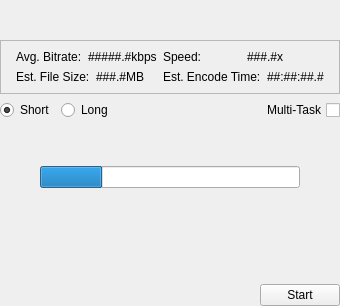
               <widget class="QWidget" name="benchmark_settings_page">
                <layout class="QVBoxLayout" name="verticalLayout_6">
                 <property name="leftMargin">
                  <number>0</number>
                 </property>
                 <property name="topMargin">
                  <number>0</number>
                 </property>
                 <property name="rightMargin">
                  <number>0</number>
                 </property>
                 <property name="bottomMargin">
                  <number>0</number>
                 </property>
                 <item>
                  <spacer name="verticalSpacer_4">
                   <property name="orientation">
                    <enum>Qt::Vertical</enum>
                   </property>
                   <property name="sizeHint" stdset="0">
                    <size>
                     <width>20</width>
                     <height>40</height>
                    </size>
                   </property>
                  </spacer>
                 </item>
                 <item>
                  <widget class="QFrame" name="frame_6">
                   <property name="frameShape">
                    <enum>QFrame::StyledPanel</enum>
                   </property>
                   <property name="frameShadow">
                    <enum>QFrame::Raised</enum>
                   </property>
                   <layout class="QGridLayout" name="gridLayout_8">
                    <item row="0" column="0">
                     <layout class="QGridLayout" name="gridLayout_7">
                      <property name="leftMargin">
                       <number>6</number>
                      </property>
                      <property name="rightMargin">
                       <number>6</number>
                      </property>
                      <item row="0" column="0">
                       <layout class="QHBoxLayout" name="horizontalLayout_13">
                        <item>
                         <widget class="QLabel" name="label_17">
                          <property name="text">
                           <string>Avg. Bitrate:</string>
                          </property>
                         </widget>
                        </item>
                        <item>
                         <widget class="QLabel" name="benchmark_avg_bitrate_label">
                          <property name="text">
                           <string>#####.#kbps</string>
                          </property>
                         </widget>
                        </item>
                       </layout>
                      </item>
                      <item row="0" column="1">
                       <layout class="QHBoxLayout" name="horizontalLayout_14">
                        <item>
                         <widget class="QLabel" name="label_18">
                          <property name="text">
                           <string>Speed:</string>
                          </property>
                         </widget>
                        </item>
                        <item>
                         <widget class="QLabel" name="benchmark_speed_label">
                          <property name="text">
                           <string>###.#x</string>
                          </property>
                         </widget>
                        </item>
                       </layout>
                      </item>
                      <item row="1" column="0">
                       <layout class="QHBoxLayout" name="horizontalLayout_15">
                        <item>
                         <widget class="QLabel" name="label_20">
                          <property name="text">
                           <string>Est. File Size:</string>
                          </property>
                         </widget>
                        </item>
                        <item>
                         <widget class="QLabel" name="benchmark_file_size_label">
                          <property name="text">
                           <string>###.#MB</string>
                          </property>
                         </widget>
                        </item>
                       </layout>
                      </item>
                      <item row="1" column="1">
                       <layout class="QHBoxLayout" name="horizontalLayout_16">
                        <item>
                         <widget class="QLabel" name="label_22">
                          <property name="text">
                           <string>Est. Encode Time:</string>
                          </property>
                         </widget>
                        </item>
                        <item>
                         <widget class="QLabel" name="benchmark_est_encode_time_label">
                          <property name="text">
                           <string>##:##:##.#</string>
                          </property>
                         </widget>
                        </item>
                       </layout>
                      </item>
                     </layout>
                    </item>
                   </layout>
                  </widget>
                 </item>
                 <item>
                  <layout class="QHBoxLayout" name="horizontalLayout_18">
                   <property name="leftMargin">
                    <number>0</number>
                   </property>
                   <property name="rightMargin">
                    <number>0</number>
                   </property>
                   <item>
                    <layout class="QHBoxLayout" name="horizontalLayout_17">
                     <item>
                      <widget class="QRadioButton" name="benchmark_short_radiobutton">
                       <property name="sizePolicy">
                        <sizepolicy hsizetype="Maximum" vsizetype="Fixed">
                         <horstretch>0</horstretch>
                         <verstretch>0</verstretch>
                        </sizepolicy>
                       </property>
                       <property name="text">
                        <string>Short</string>
                       </property>
                       <property name="checked">
                        <bool>true</bool>
                       </property>
                      </widget>
                     </item>
                     <item>
                      <widget class="QRadioButton" name="benchmark_long_radiobutton">
                       <property name="text">
                        <string>Long</string>
                       </property>
                      </widget>
                     </item>
                    </layout>
                   </item>
                   <item>
                    <widget class="QCheckBox" name="benchmark_multitask_checkbox">
                     <property name="layoutDirection">
                      <enum>Qt::RightToLeft</enum>
                     </property>
                     <property name="text">
                      <string>Multi-Task</string>
                     </property>
                    </widget>
                   </item>
                  </layout>
                 </item>
                 <item>
                  <spacer name="verticalSpacer_3">
                   <property name="orientation">
                    <enum>Qt::Vertical</enum>
                   </property>
                   <property name="sizeType">
                    <enum>QSizePolicy::Maximum</enum>
                   </property>
                   <property name="sizeHint" stdset="0">
                    <size>
                     <width>20</width>
                     <height>40</height>
                    </size>
                   </property>
                  </spacer>
                 </item>
                 <item>
                  <layout class="QVBoxLayout" name="verticalLayout_13">
                   <property name="leftMargin">
                    <number>40</number>
                   </property>
                   <property name="rightMargin">
                    <number>40</number>
                   </property>
                   <item>
                    <widget class="QProgressBar" name="benchmark_progressbar">
                     <property name="value">
                      <number>24</number>
                     </property>
                     <property name="textVisible">
                      <bool>false</bool>
                     </property>
                    </widget>
                   </item>
                  </layout>
                 </item>
                 <item>
                  <spacer name="verticalSpacer_5">
                   <property name="orientation">
                    <enum>Qt::Vertical</enum>
                   </property>
                   <property name="sizeHint" stdset="0">
                    <size>
                     <width>20</width>
                     <height>90</height>
                    </size>
                   </property>
                  </spacer>
                 </item>
                 <item>
                  <layout class="QHBoxLayout" name="horizontalLayout_19">
                   <item>
                    <spacer name="horizontalSpacer_6">
                     <property name="orientation">
                      <enum>Qt::Horizontal</enum>
                     </property>
                     <property name="sizeHint" stdset="0">
                      <size>
                       <width>40</width>
                       <height>20</height>
                      </size>
                     </property>
                    </spacer>
                   </item>
                   <item>
                    <widget class="QPushButton" name="benchmark_start_stop_pushbutton">
                     <property name="text">
                      <string>Start</string>
                     </property>
                    </widget>
                   </item>
                  </layout>
                 </item>
                </layout>
               </widget>
